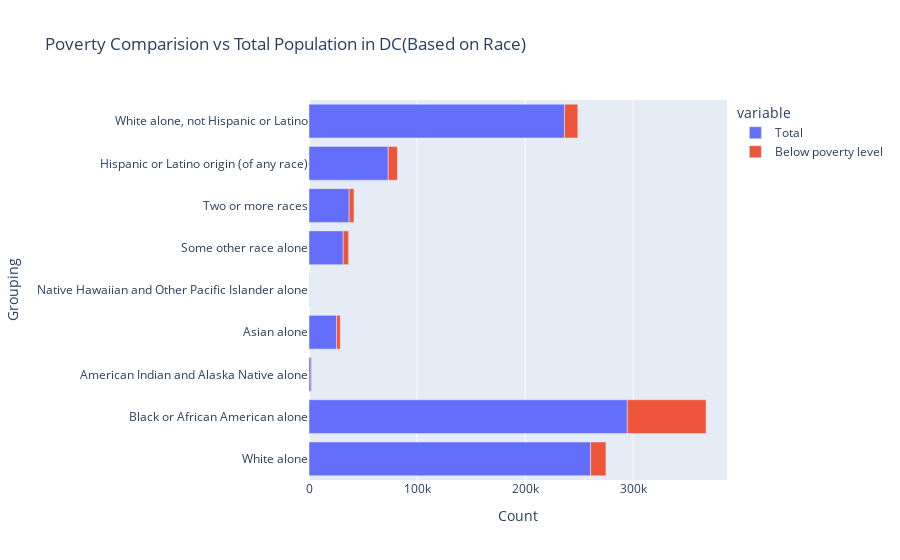
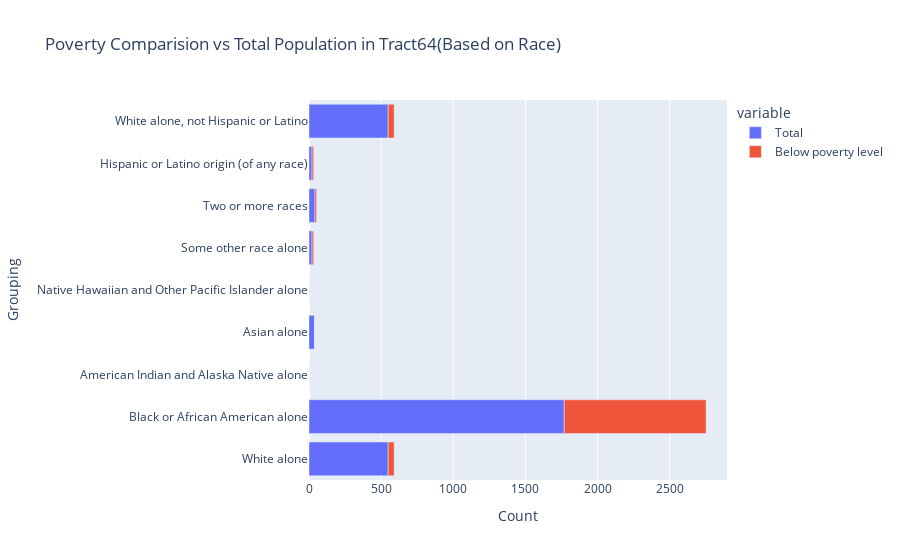
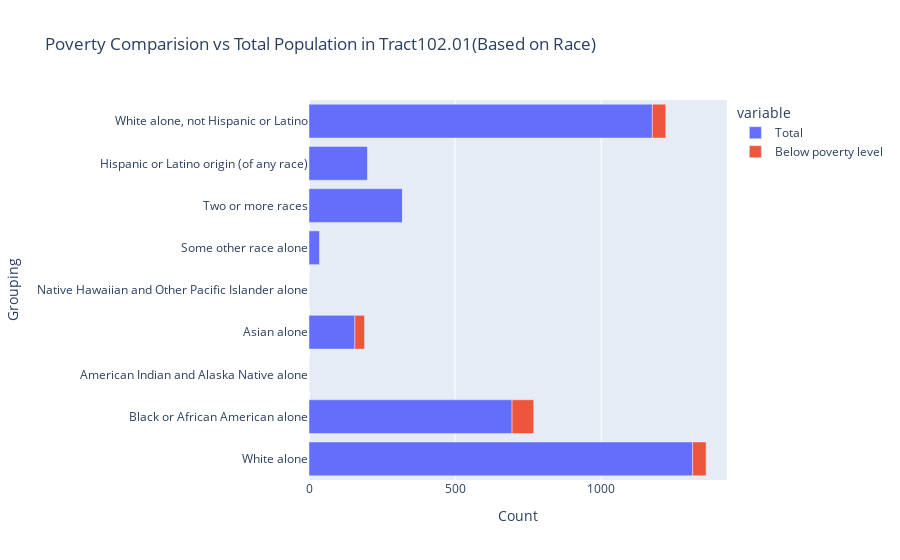

Notebook cell for these charts, in order:
### Markdown cell above
### Below are the grpahs which depict the poverty distribution according to Race.

### Code cell
def renderRacePovertyData(excelName, sheetName, tractName):
    df = pd.read_excel(excelName, sheet_name=sheetName)
    df = df.dropna()

    fig = px.bar(df, x=["Total", "Below poverty level"], y="Label (Grouping)", orientation="h", title='Poverty Comparision vs Total Population in ' + tractName + "(Based on Race)")
    fig.update_layout(xaxis_title='Count', yaxis_title='Grouping')
    
    fig.show()

excelName = "./datasets/RacePovertyStatus.xlsx"
sheetNames = [
    "DC",
    "Tract64", 
    "Tract102.01",
    "Tract102.02",
    "Tract105",
    "Tract110.01",
    "Tract110.02"]

for sheetName in sheetNames:
    renderRacePovertyData(excelName, sheetName, sheetName)

di = {}

for sheetName in [
    "Tract64", 
    "Tract102.01",
    "Tract102.02",
    "Tract105",
    "Tract110.01",
    "Tract110.02"] :
    df = pd.read_excel(excelName, sheet_name=sheetName)
    df = df.dropna()
    di[sheetName] = np.array(df["Below poverty level"])

di["Label (Grouping)"] = np.array(df["Label (Grouping)"])
df = pd.DataFrame(di)
fig = px.bar(df, x=[
    "Tract64", 
    "Tract102.01",
    "Tract102.02",
    "Tract105",
    "Tract110.01",
    "Tract110.02"], y="Label (Grouping)", orientation="h", title='Population below the poverty level in all tracts (Based on Race) ')
fig.update_layout(xaxis_title='Count', yaxis_title='Grouping')

fig.show()

### Figure 1 — Plotly figure (JSON) as saved in the notebook; plotly's stock layout.template omitted (floating-point values rounded to 4 significant figures)
{"data": [{"alignmentgroup": "True", "hovertemplate": "variable=Total<br>value=%{x}<br>Label (Grouping)=%{y}<extra></extra>", "legendgroup": "Total", "marker": {"color": "#636efa", "pattern": {"shape": ""}}, "name": "Total", "offsetgroup": "Total", "orientation": "h", "showlegend": true, "textposition": "auto", "type": "bar", "x": [260575, 294532, 1855, 25504, 332, 31667, 37153, 73323, 236487], "xaxis": "x", "y": ["White alone", "Black or African American alone", "American Indian and Alaska Native alone", "Asian alone", "Native Hawaiian and Other Pacific Islander alone", "Some other race alone", "Two or more races", "Hispanic or Latino origin (of any race)", "White alone, not Hispanic or Latino"], "yaxis": "y"}, {"alignmentgroup": "True", "hovertemplate": "variable=Below poverty level<br>value=%{x}<br>Label (Grouping)=%{y}<extra></extra>", "legendgroup": "Below poverty level", "marker": {"color": "#EF553B", "pattern": {"shape": ""}}, "name": "Below poverty level", "offsetgroup": "Below poverty level", "orientation": "h", "showlegend": true, "textposition": "auto", "type": "bar", "x": [14190, 72900, 585, 3446, 18, 4968, 4511, 8495, 12250], "xaxis": "x", "y": ["White alone", "Black or African American alone", "American Indian and Alaska Native alone", "Asian alone", "Native Hawaiian and Other Pacific Islander alone", "Some other race alone", "Two or more races", "Hispanic or Latino origin (of any race)", "White alone, not Hispanic or Latino"], "yaxis": "y"}], "layout": {"barmode": "relative", "legend": {"title": {"text": "variable"}, "tracegroupgap": 0}, "title": {"text": "Poverty Comparision vs Total Population in DC(Based on Race)"}, "xaxis": {"anchor": "y", "domain": [0, 1], "title": {"text": "Count"}}, "yaxis": {"anchor": "x", "domain": [0, 1], "title": {"text": "Grouping"}}}}

### Figure 2 — Plotly figure (JSON) as saved in the notebook; plotly's stock layout.template omitted (floating-point values rounded to 4 significant figures)
{"data": [{"alignmentgroup": "True", "hovertemplate": "variable=Total<br>value=%{x}<br>Label (Grouping)=%{y}<extra></extra>", "legendgroup": "Total", "marker": {"color": "#636efa", "pattern": {"shape": ""}}, "name": "Total", "offsetgroup": "Total", "orientation": "h", "showlegend": true, "textposition": "auto", "type": "bar", "x": [549, 1769, 0, 38, 0, 21, 41, 21, 549], "xaxis": "x", "y": ["White alone", "Black or African American alone", "American Indian and Alaska Native alone", "Asian alone", "Native Hawaiian and Other Pacific Islander alone", "Some other race alone", "Two or more races", "Hispanic or Latino origin (of any race)", "White alone, not Hispanic or Latino"], "yaxis": "y"}, {"alignmentgroup": "True", "hovertemplate": "variable=Below poverty level<br>value=%{x}<br>Label (Grouping)=%{y}<extra></extra>", "legendgroup": "Below poverty level", "marker": {"color": "#EF553B", "pattern": {"shape": ""}}, "name": "Below poverty level", "offsetgroup": "Below poverty level", "orientation": "h", "showlegend": true, "textposition": "auto", "type": "bar", "x": [41, 983, 0, 0, 0, 11, 11, 11, 41], "xaxis": "x", "y": ["White alone", "Black or African American alone", "American Indian and Alaska Native alone", "Asian alone", "Native Hawaiian and Other Pacific Islander alone", "Some other race alone", "Two or more races", "Hispanic or Latino origin (of any race)", "White alone, not Hispanic or Latino"], "yaxis": "y"}], "layout": {"barmode": "relative", "legend": {"title": {"text": "variable"}, "tracegroupgap": 0}, "title": {"text": "Poverty Comparision vs Total Population in Tract64(Based on Race)"}, "xaxis": {"anchor": "y", "domain": [0, 1], "title": {"text": "Count"}}, "yaxis": {"anchor": "x", "domain": [0, 1], "title": {"text": "Grouping"}}}}

### Figure 3 — Plotly figure (JSON) as saved in the notebook; plotly's stock layout.template omitted (floating-point values rounded to 4 significant figures)
{"data": [{"alignmentgroup": "True", "hovertemplate": "variable=Total<br>value=%{x}<br>Label (Grouping)=%{y}<extra></extra>", "legendgroup": "Total", "marker": {"color": "#636efa", "pattern": {"shape": ""}}, "name": "Total", "offsetgroup": "Total", "orientation": "h", "showlegend": true, "textposition": "auto", "type": "bar", "x": [1313, 695, 0, 157, 0, 37, 320, 201, 1175], "xaxis": "x", "y": ["White alone", "Black or African American alone", "American Indian and Alaska Native alone", "Asian alone", "Native Hawaiian and Other Pacific Islander alone", "Some other race alone", "Two or more races", "Hispanic or Latino origin (of any race)", "White alone, not Hispanic or Latino"], "yaxis": "y"}, {"alignmentgroup": "True", "hovertemplate": "variable=Below poverty level<br>value=%{x}<br>Label (Grouping)=%{y}<extra></extra>", "legendgroup": "Below poverty level", "marker": {"color": "#EF553B", "pattern": {"shape": ""}}, "name": "Below poverty level", "offsetgroup": "Below poverty level", "orientation": "h", "showlegend": true, "textposition": "auto", "type": "bar", "x": [46, 74, 0, 33, 0, 0, 0, 0, 46], "xaxis": "x", "y": ["White alone", "Black or African American alone", "American Indian and Alaska Native alone", "Asian alone", "Native Hawaiian and Other Pacific Islander alone", "Some other race alone", "Two or more races", "Hispanic or Latino origin (of any race)", "White alone, not Hispanic or Latino"], "yaxis": "y"}], "layout": {"barmode": "relative", "legend": {"title": {"text": "variable"}, "tracegroupgap": 0}, "title": {"text": "Poverty Comparision vs Total Population in Tract102.01(Based on Race)"}, "xaxis": {"anchor": "y", "domain": [0, 1], "title": {"text": "Count"}}, "yaxis": {"anchor": "x", "domain": [0, 1], "title": {"text": "Grouping"}}}}
